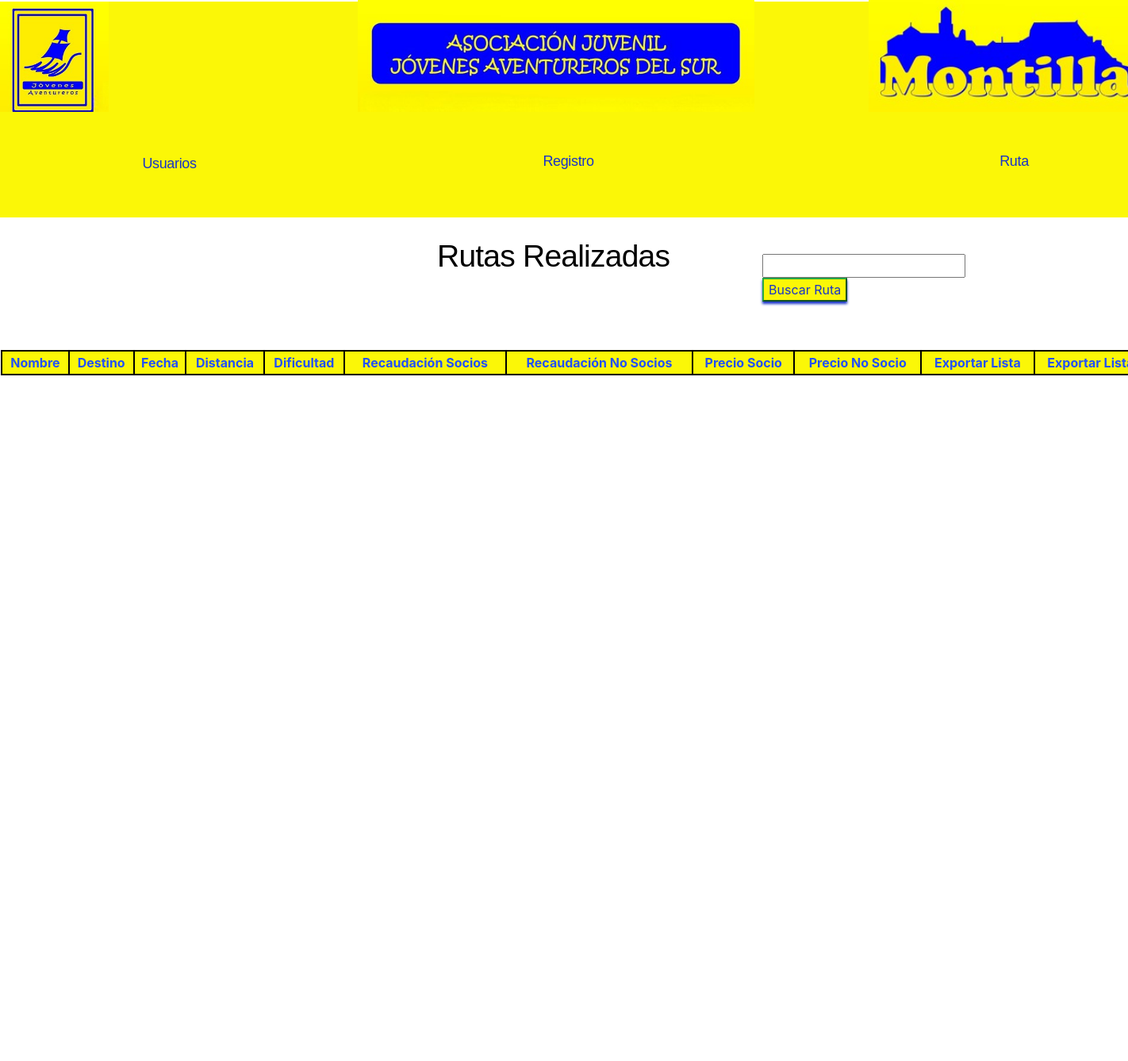
Before: /socios/mostrarIncripciones/cerradas/ with the older database file.
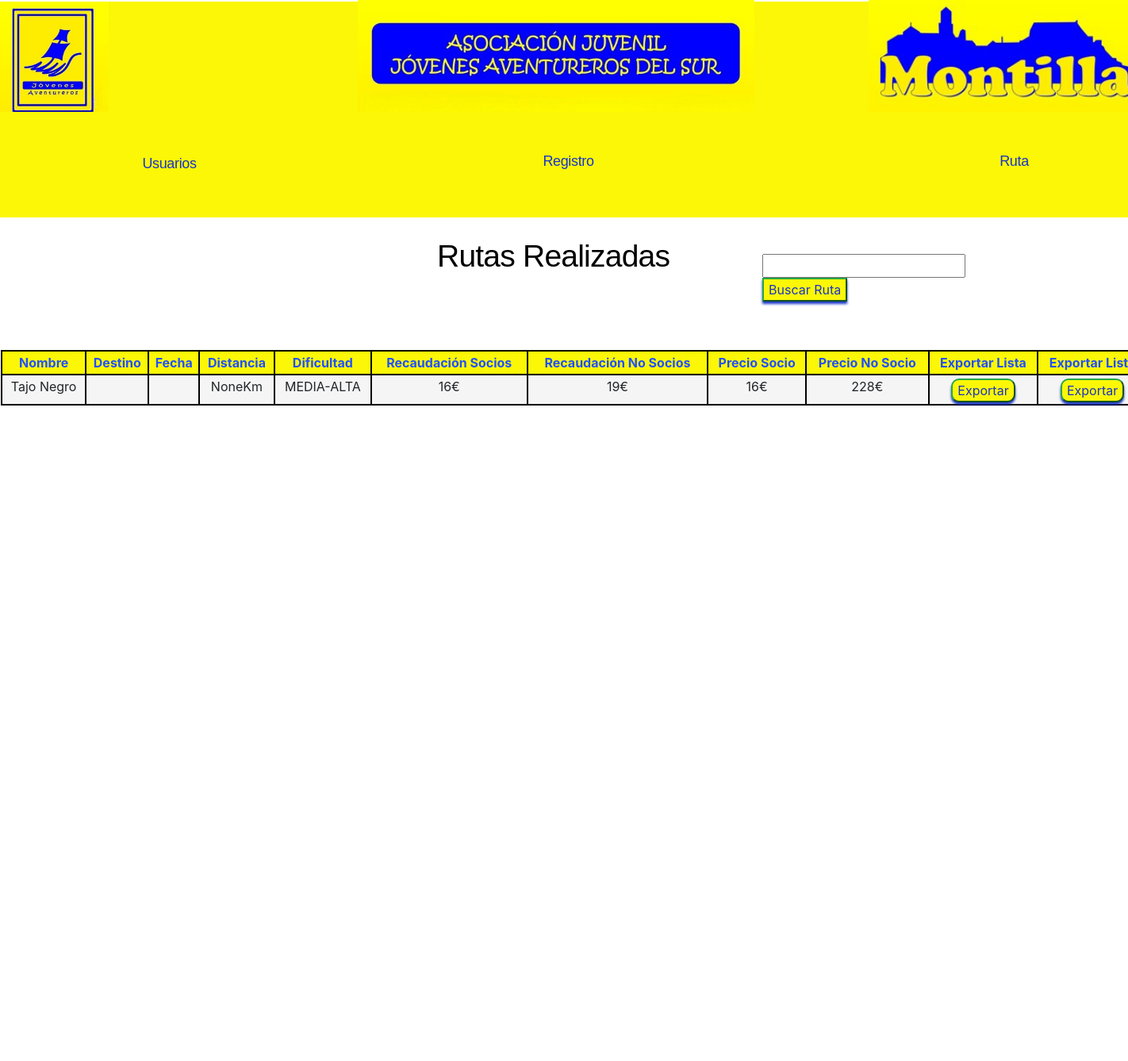
After: the same page with the newer database file.
### Socios/models.py (models this page shows, shortened)
class Inscripciones(models.Model):
    id = models.AutoField(primary_key=True)
    nombre = models.CharField(max_length=30)
    destino = models.CharField(max_length=30, blank=True)
    fecha = models.CharField(max_length=16, blank=True)
    distancia = models.IntegerField(blank=True, null=True)
    dificultad = models.CharField(max_length=20, choices=DIFICULTAD, default=BAJA)
    precio_socio = models.PositiveIntegerField()
    precio_no_socio = models.PositiveIntegerField()
    finalizada = models.BooleanField(default=False)
    recaudacion_socios = models.PositiveIntegerField(default=0)
    recaudacion_no_socios = models.PositiveIntegerField(default=0)

### Socios/views.py (the view)
# urls.py: path("mostrarIncripciones/cerradas/", listar_incripciones_cerradas, name="Incripciones Cerradas"),
def listar_incripciones_cerradas(request):
    calcular_suma(request)
    inscripciones = Inscripciones.objects.filter(finalizada = True)
    page = request.GET.get('page', 1)  # Obtener el número de página de la solicitud GET
    try:
        paginator = Paginator(inscripciones, 12)  # 6 usuarios por página
        inscripciones = paginator.page(page)
    except PageNotAnInteger:
            raise Http404
    return render(request, 'socios/mostrarInscripcionCerrada.html', {"entity":inscripciones, "paginator":paginator})

### Socios/views.py (called while the page is built)
def calcular_suma(request):
    total_socios = 0
    total_no_socios = 0
    inscripciones = Inscripciones.objects.all()
    for ins in inscripciones:
        inscripciones_socio = Inscripcion_Socio.objects.filter(inscripcion = ins)
        for inso in inscripciones_socio:
            if inso.socios.socio is True:
                total_socios += inso.precio
            else:
                total_no_socios += inso.precio
        ins.recaudacion_socios = total_socios
        ins.recaudacion_no_socios = total_no_socios
        ins.save()
    return print("Todo correcto")

### Socios/templates/socios/mostrarInscripcionCerrada.html (shortened to what this page needs)
{% extends "jovenesAventureros/base.html" %}
{% load crispy_forms_tags %}
{% load static %}
{% block content %}
<p class="gestiones">Rutas Realizadas</p>
  <div class="overlap-groupRegister">
    <form action="buscar/" method="GET" style="margin-left: 850px;">
      <input type="text" name="usern">
      <button class="btn2 btn-success" style="background-color: #FBF707;color: rgba(26, 53, 199, 1);">Buscar Ruta</button>
  </form>
  <div class="contenedorFormularioSocio">
    <table class ="table" style="margin-left: -60px;">
      <thead>
        <tr>
          <th class="th">Nombre</th>
          <th class="th">Destino</th>
          <th class="th">Fecha</th>
          <th class="th">Distancia</th>
          <th class="th">Dificultad</th>
          <th class="th">Recaudación Socios</th>
          <th class="th">Recaudación No Socios</th>
          <th class="th">Precio Socio</th>
          <th class="th">Precio No Socio</th>
          <th class="th">Exportar Lista</th>
          <th class="th">Exportar Lista</th>
        </tr>
      </thead>
      <tbody>
        {% for ins in entity %}
          <tr>
            <td class="td">{{ ins.nombre }}</td>
            <td class="td">{{ ins.destino }}</td>
            <td class="td">{{ ins.fecha }}</td>
            <td class="td">{{ ins.distancia }}Km</td>
            <td class="td">{{ ins.dificultad }}</td>
            <td class="td">{{ ins.precio_socio }}€</td>
            <td class="td">{{ ins.precio_no_socio }}€</td>
            <td class="td">{{ ins.recaudacion_socios }}€</td>
            <td class="td">{{ ins.recaudacion_no_socios }}€</td>
            <td class="td">
              <button type="submit" class="btn2 btn-success" style="margin-top: 2px; background-color: #FBF707; border-radius: 10px; color: rgba(26, 53, 199, 1);"><a href="{% url 'Exportar a PDF' ins.id%}" style="color: rgba(26, 53, 199, 1);">Exportar</a></button>
            </td>
            <td class="td">
              <button type="submit" class="btn2 btn-success" style="margin-top: 2px; background-color: #FBF707; border-radius: 10px; color: rgba(26, 53, 199, 1);"><a href="{% url 'Exportar a PDF V2' ins.id%}" style="color: rgba(26, 53, 199, 1);">Exportar</a></button>
            </td>
          </tr>
        {% endfor %}
      </tbody>
    </table>
  </div>
  </div>
  <div class="boIni">
</div>
{% endblock %}

Changed rows visible on the page:
now on this page (row edited): Inscripciones: nombre "Tajo Negro", distancia "None", dificultad "MEDIA-ALTA", precio_socio "16", precio_no_socio "19", recaudacion_socios "16", recaudacion_no_socios "228"
